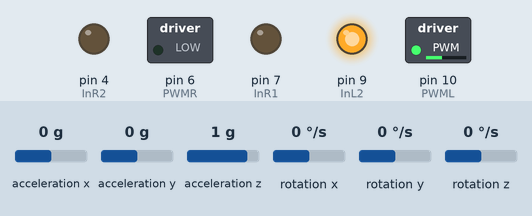
Recording of a sketch running on a simulated Arduino Uno, built with avr-gcc and run on an emulated ATmega328P. Parts: switched loads named in the sketch (green lamp = pin HIGH), output pins drawn as LEDs (lit = HIGH). The inputs (shaded band) are chosen by the test bench; at power-on: acceleration x 0 g, acceleration y 0 g, acceleration z 1 g, rotation x 0 °/s, rotation y 0 °/s, rotation z 0 °/s. Pins used as bus, display or sensor lines are not drawn; what the sketch prints to the serial monitor is not drawn.

Above: at 0.1 s.
Timing chart, 0 to 1.6 s (numbered marks = the images above):
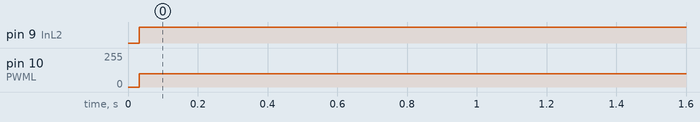

Measured:
- by itself, pin 9 (InL2): LOW → HIGH at 0.03 s
- by itself, pin 10 (PWML): 0/255 → 100/255 at 0.03 s

The sketch:

all_in.ino
```cpp
#define InL1            13                      // motor pin
#define PWML            10                      // PWM motor pin
#define InL2            9                       // motor pin

#define InR1            7                       // motor pin
#define PWMR            6                       // PWM motor pin
#define InR2            4                       // motor pin
// I2Cdev and MPU6050 must be installed as libraries, or else the .cpp/.h files
// for both classes must be in the include path of your project
#include "I2Cdev.h"
#include "MPU6050.h"
#include <math.h>
// Arduino Wire library is required if I2Cdev I2CDEV_ARDUINO_WIRE implementation
// is used in I2Cdev.h
#if I2CDEV_IMPLEMENTATION == I2CDEV_ARDUINO_WIRE
    #include "Wire.h"
#endif


// class default I2C address is 0x68
// specific I2C addresses may be passed as a parameter here
// AD0 low = 0x68 (default for InvenSense evaluation board)
// AD0 high = 0x69
MPU6050 accelgyro;
//MPU6050 accelgyro(0x69); // <-- use for AD0 high

int16_t ax, ay, az;
int16_t gx, gy, gz;
double ax_f=0,ay_f=0,az_f=0;
double gx_f=0,gy_f=0,gz_f=0;
int gx_l=0,gy_l=0,gz_l=0;
int angle=0;
int angd=0;
double alpha=0.76;
// uncomment "OUTPUT_READABLE_ACCELGYRO" if you want to see a tab-separated
// list of the accel X/Y/Z and then gyro X/Y/Z values in decimal. Easy to read,
// not so easy to parse, and slow(er) over UART.
#define OUTPUT_READABLE_ACCELGYRO

// uncomment "OUTPUT_BINARY_ACCELGYRO" to send all 6 axes of data as 16-bit
// binary, one right after the other. This is very fast (as fast as possible
// without compression or data loss), and easy to parse, but impossible to read
// for a human.
//#define OUTPUT_BINARY_ACCELGYRO


#define LED_PIN 13
bool blinkState = false;

void motor_init(){
    pinMode(InL1, OUTPUT);
    pinMode(InL2, OUTPUT);
    pinMode(PWML, OUTPUT);

    pinMode(InR1, OUTPUT);
    pinMode(InR2, OUTPUT);
    pinMode(PWMR, OUTPUT);
}
void motorForwardL(int PWM_val)  {
    analogWrite(PWML, PWM_val);
    digitalWrite(InL1, LOW);
    digitalWrite(InL2, HIGH);
}

void motorForwardR(int PWM_val)  {
    analogWrite(PWMR, PWM_val);
    digitalWrite(InR1, LOW);
    digitalWrite(InR2, HIGH);
}
void motorBackwardL(int PWM_val)  {
    analogWrite(PWML, PWM_val);
    digitalWrite(InL1, HIGH);
    digitalWrite(InL2, LOW);
}

void motorBackwardR(int PWM_val)  {
    analogWrite(PWMR, PWM_val);
    digitalWrite(InR1, HIGH);
    digitalWrite(InR2, LOW);
}

void setup() {
    // join I2C bus (I2Cdev library doesn't do this automatically)
    #if I2CDEV_IMPLEMENTATION == I2CDEV_ARDUINO_WIRE
        Wire.begin();
    #elif I2CDEV_IMPLEMENTATION == I2CDEV_BUILTIN_FASTWIRE
        Fastwire::setup(400, true);
    #endif

    Serial.begin(9600);
      motor_init();
    // initialize device
    Serial.println("Initializing I2C devices...");
    accelgyro.initialize();

    // verify connection
    Serial.println("Testing device connections...");
    Serial.println(accelgyro.testConnection() ? "MPU6050 connection successful" : "MPU6050 connection failed");


    // configure Arduino LED pin for output
    pinMode(LED_PIN, OUTPUT);
}


void loop() {
    // read raw accel/gyro measurements from device
    accelgyro.getMotion6(&ax, &ay, &az, &gx, &gy, &gz);

    // these methods (and a few others) are also available
    //accelgyro.getAcceleration(&ax, &ay, &az);
    //accelgyro.getRotation(&gx, &gy, &gz);

    #ifdef OUTPUT_READABLE_ACCELGYRO
        // display tab-separated accel/gyro x/y/z values
        ax_f=(1-alpha)*ax+alpha*ax_f;
        ay_f=(1-alpha)*ay+alpha*ay_f;
        az_f=(1-alpha)*az+alpha*az_f;
        gx_f= (1-alpha)*gx_f + (1-alpha)*(gx-gx_l);
        gy_f= (1-alpha)*gy_f + (1-alpha)*(gy-gy_l);
        gz_f= (1-alpha)*gz_f + (1-alpha)*(gz-gz_l);
        gx_l = gx;
        gy_l = gy;
        gz_l = gz;
        double dt=1/100;
        double acc=atan(ax_f/abs(az_f))*180/3.14;
        angd=angle;
        angle=(1-alpha)*(angle+-1*gy_f*dt)+(alpha)*(acc);
        Serial.print(angle);

    #endif

    #ifdef OUTPUT_BINARY_ACCELGYRO
        Serial.write((uint8_t)(ax >> 8)); Serial.write((uint8_t)(ax & 0xFF));
        Serial.write((uint8_t)(ay >> 8)); Serial.write((uint8_t)(ay & 0xFF));
        Serial.write((uint8_t)(az >> 8)); Serial.write((uint8_t)(az & 0xFF));
        Serial.write((uint8_t)(gx >> 8)); Serial.write((uint8_t)(gx & 0xFF));
        Serial.write((uint8_t)(gy >> 8)); Serial.write((uint8_t)(gy & 0xFF));
        Serial.write((uint8_t)(gz >> 8)); Serial.write((uint8_t)(gz & 0xFF));
        if(gx>32767)
        gx=gx-65536;
        if(gy>32767)
        gy=gy-65536;
        if(gz>32767)
        gz=gz-65536;
        if(ax>32767)
        ax=ax-65536;
        if(ay>32767)
        ay=ay-65536;
        if(az>32767)
        az=az-65536;
        ax=ax/16384;
        ay=ay/16384;
        az=az/16384;
        gx=gx/131;
        gy=gy/131;
        gz=gz/131;
    #endif

    // blink LED to indicate activity
    blinkState = !blinkState;
    digitalWrite(LED_PIN, blinkState);

    double ang=(angle-angd)/10;
  int pwm=-1*(-0.100000*0-0.528836*0+24.718145*angle+3.403287*ang);
  Serial.print(" ");
  Serial.println(pwm);

 motorForwardL(100);
 delay(1000);
}
```
